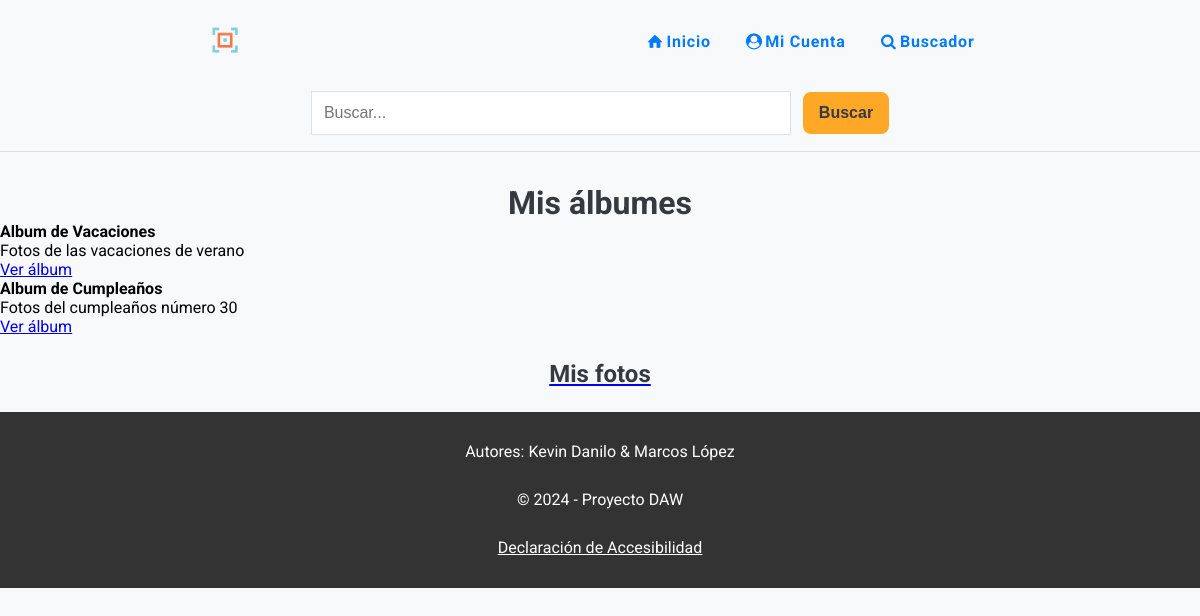
Screenshot of /mis-albumes.php (signed in) with the database file from the repository.
### tables this page shows
CREATE TABLE `albumes` (
  `idAlbum` int(11) NOT NULL,
  `titulo` varchar(255) NOT NULL,
  `descripcion` varchar(500) DEFAULT NULL,
  `usuario` int(11) NOT NULL
);

### mis-albumes.php (the view, shortened to what this page needs)
<?php
include "inc/html-start.php";
include "inc/cabecera.php";
include "inc/conexion-db.php";
$usuarioId = $_SESSION['idUsuario'];
$sql = "SELECT * FROM albumes WHERE usuario = ?";
$stmt = $conn->prepare($sql);
$stmt->bind_param("i", $usuarioId);
$stmt->execute();
$result = $stmt->get_result();
?>
<main>
  <h1>Mis álbumes</h1>
  <?php if ($result->num_rows > 0): ?>
    <ul>
      <?php while ($album = $result->fetch_assoc()): ?>
        <li>
          <strong><?= htmlspecialchars($album['titulo']) ?></strong><br>
          <?= htmlspecialchars($album['descripcion']) ?><br>
          <a href="ver-album.php?id=<?= $album['idAlbum'] ?>">Ver álbum</a>
        </li>
      <?php endwhile; ?>
    </ul>
  <?php else: ?>
    <p>No tienes álbumes creados.</p>
  <?php endif; ?>
  <a href="mis-fotos.php"><h2>Mis fotos</h2> </a>
</main>
<?php
include "inc/pie.php";
include "inc/html-end.php";
?>

### css/styles.css (style rules this page uses)
* { margin: 0; padding: 0; box-sizing: border-box; }
body { min-height: 100dvh; font-family: "Roboto", sans-serif; background-color: var(--background-color); }
body>main>h1, h2 { text-align: center; color: var(--text-color); margin: 1em 0; }
@media screen and (width >=600px) { body>main>h1 { margin: 1em 0 0 0; } }

### css/print.css (style rules this page uses)
* { background-color: var(--color-blanco); color: var(--color-negro); margin: 0; padding: 0; }
body { font-family: Arial, sans-serif; font-size: 12pt; }
a { color: var(--color-azul); text-decoration: underline; }
a::after { content: attr(href); }

### css/variables.css (style rules this page uses)
:root { --primary-color: #007BFF; --secondary-color: #FFA726; --accent-color: #66BB6A; --background-color: #F8F9FA; --text-color: #343A40; --card-background-color: #ffffff; --image-card-background: #f0f0f5; --hover-primary: #0056b3; --hover-secondary: #e68a00; --shadow-color: rgba(0, 0, 0, .1); --border-color: #E0E0E0; --success-color: #28a745; --error-color: #dc3545; --color-blanco: #ffffff; --color-negro: #000000; --color-azul: #0000ff; --contrast-primary-color: #0A2463; --contrast-hover-primary: #051C47; --dark-background-color: #121212; --dark-primary-color: #6EA8FF; --dark-secondary-color: #FFB74D;; --dark-text-primary: rgba(255, 255, 255, 0.87); --dark-card-background-color: #1E1E1E; --dark-image-card-background: #2A2A2E; --dark-hover-primary: #85B8FF; --dark-hover-secondary: #FFC266; --dark-shadow-color: rgba(255, 255, 255, .1); }

### rows the page displays
albumes: titulo "Album de Vacaciones", descripcion "Fotos de las vacaciones de verano"
albumes: titulo "Album de Cumpleaños", descripcion "Fotos del cumpleaños número 30"
